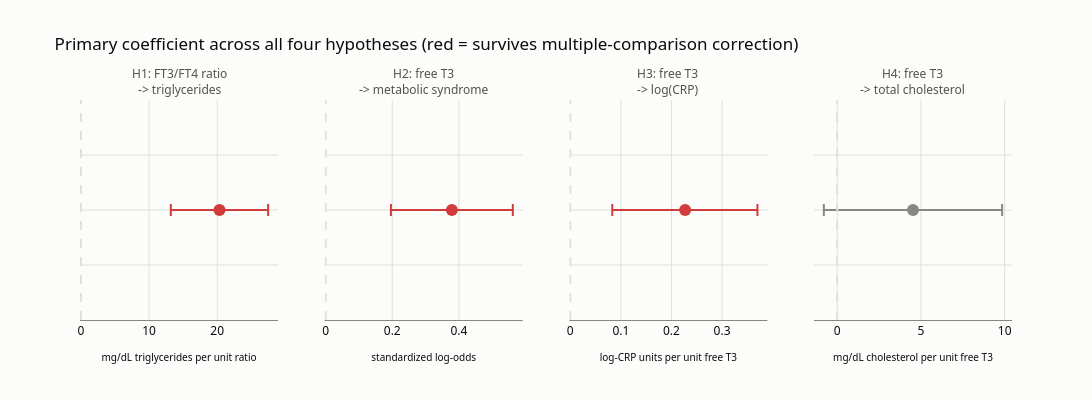

This figure's notebook cell:
### Markdown cell above
## Chart 1: Primary coefficient across all four hypotheses

### Code cell
hypotheses = [
    dict(name='H1: FT3/FT4 ratio<br>-> triglycerides', coef=20.334, lo=13.190, hi=27.479, sig=True, xlabel='mg/dL triglycerides per unit ratio'),
    dict(name='H2: free T3<br>-> metabolic syndrome', coef=0.379, lo=0.196, hi=0.562, sig=True, xlabel='standardized log-odds'),
    dict(name='H3: free T3<br>-> log(CRP)', coef=0.227, lo=0.083, hi=0.370, sig=True, xlabel='log-CRP units per unit free T3'),
    dict(name='H4: free T3<br>-> total cholesterol', coef=4.525, lo=-0.798, hi=9.848, sig=False, xlabel='mg/dL cholesterol per unit free T3'),
]

fig1 = make_subplots(rows=1, cols=4, subplot_titles=[h['name'] for h in hypotheses])

for i, h in enumerate(hypotheses):
    color = critical if h['sig'] else muted
    fig1.add_trace(go.Scatter(
        x=[h['coef']], y=[0],
        error_x=dict(type='data', symmetric=False, array=[h['hi']-h['coef']], arrayminus=[h['coef']-h['lo']], color=color, thickness=2, width=6),
        mode='markers', marker=dict(color=color, size=12),
        showlegend=False,
        hovertemplate=f"coef={h['coef']:.3f}<br>95% CI [{h['lo']:.3f}, {h['hi']:.3f}]<extra></extra>",
    ), row=1, col=i+1)
    fig1.add_vline(x=0, line_dash='dash', line_color=grid, row=1, col=i+1)
    fig1.update_xaxes(title_text=h['xlabel'], title_font_size=10, row=1, col=i+1, gridcolor=grid, zeroline=False, linecolor=muted)
    fig1.update_yaxes(showticklabels=False, row=1, col=i+1, gridcolor=grid, zeroline=False)

fig1.update_layout(
    title='Primary coefficient across all four hypotheses (red = survives multiple-comparison correction)',
    plot_bgcolor=surface, paper_bgcolor=surface,
    font=dict(color=ink, family='system-ui, -apple-system, "Segoe UI", sans-serif'),
    height=400, width=1100,
    margin=dict(t=100),
)
for ann in fig1['layout']['annotations']:
    ann['font'] = dict(color=secondary_ink, size=12)

fig1.show()

### Figure 1 — Plotly figure (JSON) as saved in the notebook; plotly's stock layout.template omitted (floating-point values rounded to 4 significant figures)
{"data": [{"error_x": {"array": [7.145], "arrayminus": [7.144], "color": "#d03b3b", "symmetric": false, "thickness": 2, "type": "data", "width": 6}, "hovertemplate": "coef=20.334<br>95% CI [13.190, 27.479]<extra></extra>", "marker": {"color": "#d03b3b", "size": 12}, "mode": "markers", "showlegend": false, "type": "scatter", "x": [20.33], "xaxis": "x", "y": [0], "yaxis": "y"}, {"error_x": {"array": [0.183], "arrayminus": [0.183], "color": "#d03b3b", "symmetric": false, "thickness": 2, "type": "data", "width": 6}, "hovertemplate": "coef=0.379<br>95% CI [0.196, 0.562]<extra></extra>", "marker": {"color": "#d03b3b", "size": 12}, "mode": "markers", "showlegend": false, "type": "scatter", "x": [0.379], "xaxis": "x2", "y": [0], "yaxis": "y2"}, {"error_x": {"array": [0.143], "arrayminus": [0.144], "color": "#d03b3b", "symmetric": false, "thickness": 2, "type": "data", "width": 6}, "hovertemplate": "coef=0.227<br>95% CI [0.083, 0.370]<extra></extra>", "marker": {"color": "#d03b3b", "size": 12}, "mode": "markers", "showlegend": false, "type": "scatter", "x": [0.227], "xaxis": "x3", "y": [0], "yaxis": "y3"}, {"error_x": {"array": [5.323], "arrayminus": [5.323], "color": "#898781", "symmetric": false, "thickness": 2, "type": "data", "width": 6}, "hovertemplate": "coef=4.525<br>95% CI [-0.798, 9.848]<extra></extra>", "marker": {"color": "#898781", "size": 12}, "mode": "markers", "showlegend": false, "type": "scatter", "x": [4.525], "xaxis": "x4", "y": [0], "yaxis": "y4"}], "layout": {"annotations": [{"font": {"color": "#52514e", "size": 12}, "showarrow": false, "text": "H1: FT3/FT4 ratio<br>-> triglycerides", "x": 0.1062, "xanchor": "center", "xref": "paper", "y": 1.0, "yanchor": "bottom", "yref": "paper"}, {"font": {"color": "#52514e", "size": 12}, "showarrow": false, "text": "H2: free T3<br>-> metabolic syndrome", "x": 0.3688, "xanchor": "center", "xref": "paper", "y": 1.0, "yanchor": "bottom", "yref": "paper"}, {"font": {"color": "#52514e", "size": 12}, "showarrow": false, "text": "H3: free T3<br>-> log(CRP)", "x": 0.6313, "xanchor": "center", "xref": "paper", "y": 1.0, "yanchor": "bottom", "yref": "paper"}, {"font": {"color": "#52514e", "size": 12}, "showarrow": false, "text": "H4: free T3<br>-> total cholesterol", "x": 0.8938, "xanchor": "center", "xref": "paper", "y": 1.0, "yanchor": "bottom", "yref": "paper"}], "font": {"color": "#0b0b0b", "family": "system-ui, -apple-system, \"Segoe UI\", sans-serif"}, "height": 400, "margin": {"t": 100}, "paper_bgcolor": "#fcfcfb", "plot_bgcolor": "#fcfcfb", "shapes": [{"line": {"color": "#e1e0d9", "dash": "dash"}, "type": "line", "x0": 0, "x1": 0, "xref": "x", "y0": 0, "y1": 1, "yref": "y domain"}, {"line": {"color": "#e1e0d9", "dash": "dash"}, "type": "line", "x0": 0, "x1": 0, "xref": "x2", "y0": 0, "y1": 1, "yref": "y2 domain"}, {"line": {"color": "#e1e0d9", "dash": "dash"}, "type": "line", "x0": 0, "x1": 0, "xref": "x3", "y0": 0, "y1": 1, "yref": "y3 domain"}, {"line": {"color": "#e1e0d9", "dash": "dash"}, "type": "line", "x0": 0, "x1": 0, "xref": "x4", "y0": 0, "y1": 1, "yref": "y4 domain"}], "title": {"text": "Primary coefficient across all four hypotheses (red = survives multiple-comparison correction)"}, "width": 1100, "xaxis": {"anchor": "y", "domain": [0.0, 0.2125], "gridcolor": "#e1e0d9", "linecolor": "#898781", "title": {"font": {"size": 10}, "text": "mg/dL triglycerides per unit ratio"}, "zeroline": false}, "xaxis2": {"anchor": "y2", "domain": [0.2625, 0.475], "gridcolor": "#e1e0d9", "linecolor": "#898781", "title": {"font": {"size": 10}, "text": "standardized log-odds"}, "zeroline": false}, "xaxis3": {"anchor": "y3", "domain": [0.525, 0.7375], "gridcolor": "#e1e0d9", "linecolor": "#898781", "title": {"font": {"size": 10}, "text": "log-CRP units per unit free T3"}, "zeroline": false}, "xaxis4": {"anchor": "y4", "domain": [0.7875, 1.0], "gridcolor": "#e1e0d9", "linecolor": "#898781", "title": {"font": {"size": 10}, "text": "mg/dL cholesterol per unit free T3"}, "zeroline": false}, "yaxis": {"anchor": "x", "domain": [0.0, 1.0], "gridcolor": "#e1e0d9", "showticklabels": false, "zeroline": false}, "yaxis2": {"anchor": "x2", "domain": [0.0, 1.0], "gridcolor": "#e1e0d9", "showticklabels": false, "zeroline": false}, "yaxis3": {"anchor": "x3", "domain": [0.0, 1.0], "gridcolor": "#e1e0d9", "showticklabels": false, "zeroline": false}, "yaxis4": {"anchor": "x4", "domain": [0.0, 1.0], "gridcolor": "#e1e0d9", "showticklabels": false, "zeroline": false}}}
